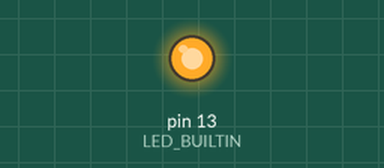
Recording of a sketch running on a simulated Arduino Uno, built with avr-gcc and run on an emulated ATmega328P. Parts: output pins drawn as LEDs (lit = HIGH).

Above: at 0.6 s.
At 5.6 s:
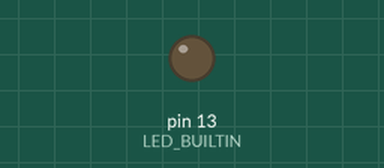
Timing chart, 0 to 8.7 s (numbered marks = the images above):
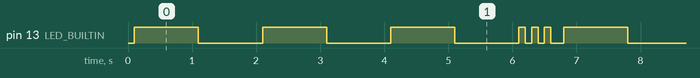

The sketch:

Code.ino
```cpp
//Name :- Kunjesh Kantilal Ramani (200515106)
//Date :- 18th May 2022
//Week :- Week 1 LEVEL 1
//Description :-  = MOdify the program to make the LED Flash slow three times(1000ms)then quickly three times (100ms).


void setup()
{
  pinMode(13, OUTPUT);
}


void loop()
{
  delay(100);
  // Flash slow 3 times (1000ms)
  digitalWrite(13, HIGH);
  delay(1000); // Wait for 1000 millisecond(s)
  digitalWrite(LED_BUILTIN, LOW);
  delay(1000); // Wait for 1000 millisecond(s)

  digitalWrite(13, HIGH);
  delay(1000); // Wait for 1000 millisecond(s)
  digitalWrite(LED_BUILTIN, LOW);
  delay(1000); // Wait for 1000 millisecond(s)

  digitalWrite(13, HIGH);
  delay(1000); // Wait for 1000 millisecond(s)
  digitalWrite(LED_BUILTIN, LOW);
  delay(1000); // Wait for 1000 millisecond(s)

  //Flash fast 3 times (100ms)
  digitalWrite(13, HIGH);
  delay(100); // Wait for 1000 millisecond(s)
  digitalWrite(LED_BUILTIN, LOW);
  delay(100); // Wait for 1000 millisecond(s)

  digitalWrite(13, HIGH);
  delay(100); // Wait for 1000 millisecond(s)
  digitalWrite(LED_BUILTIN, LOW);
  delay(100); // Wait for 1000 millisecond(s)

  digitalWrite(13, HIGH);
  delay(100); // Wait for 1000 millisecond(s)
  digitalWrite(LED_BUILTIN, LOW);
  delay(100); // Wait for 1000 millisecond(s)

} //end of loop
```

Measured:
- by itself, pin 13 (LED_BUILTIN): repeats every 6.7 s: 2 × (LOW 1.0 s, HIGH 1.0 s), LOW 1.0 s, 2 × (HIGH 0.10 s, LOW 0.10 s), HIGH 0.10 s, LOW 0.20 s, HIGH 1.0 s
- by itself, everything shown: repeats every 6.7 s, in 12 steps
